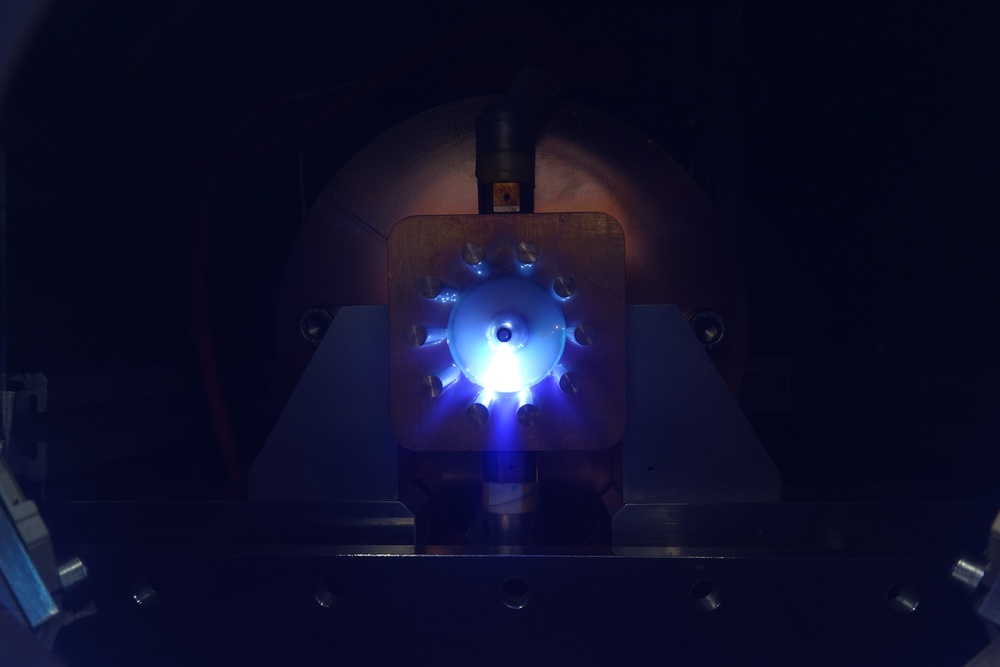
#> input picture capt0008.jpg, 1000 x 667 px, shrunk from 5472 x 3648 before the run
$ python Processing_test.py
#> lines starting #> are read from the running program, lines starting #| are printed output that depends on the picture
from PIL import Image
from statistics import mean

filename = 'capt0008.jpg'
filepath = f"{filename}"

# Load the original image, and get its size and color mode.
orig_image = Image.open(filepath)
#> orig_image is the input picture: PIL image 1000x667 RGB; mean R, G, B 14.1, 14.9, 40.9
width, height = orig_image.size
#> width = 1000; height = 667
mode = orig_image.mode
#> mode = 'RGB'

# Show information about the original image.
print(f"Original image: {filename}")
print(f"Size: {width} x {height} pixels")
#| Size: 1000 x 667 pixels
print(f"Mode: {mode}")
#| Mode: RGB

# Load all pixels from the image.
orig_pixel_map = orig_image.load()


crop = 50
x_offset = 21
y_offset = 10
width_crop_centre = int(x_offset+(width/2) - crop/2)
#> width_crop_centre = 496
height_crop_centre = int(y_offset+(height/2) - crop/2)
#> height_crop_centre = 318
new_image = Image.new('RGB' ,(crop,crop))
#> new_image: PIL image 50x50 RGB; every value is 0
new_pixel_map = new_image.load()

r = []
g = []
b = []

# Examine the 100 pixels in the top left corner of the image.
print("\nPixel data:")
# Modify each pixel in the new image.
for x in range(crop):
    for y in range(crop):
        # Grab the current pixel, and the component RGB values.
        orig_pixel = orig_pixel_map[x+width_crop_centre, y+height_crop_centre]
        orig_r = orig_pixel[0]
        orig_g = orig_pixel[1]
        orig_b = orig_pixel[2]

        # Copy this data over to the corresponding pixel in the new image.
        new_r = orig_r
        new_g = orig_g
        new_b = orig_b
        new_pixel = (new_r, new_g, new_b)
        new_pixel_map[x, y] = new_pixel
        r.append(new_pixel[0])
        g.append(new_pixel[1])
        b.append(new_pixel[2])
#> after the loop, b = 2500 values, max 255 at index 19, min 115 at index 410, mean 226.4; g = 2500 values, max 255 at index 25, min 23 at index 312, mean 164.3; r = 2500 values, max 255 at index 41, min 7 at index 618, mean 123.9

stats = [mean(r),
         mean(g),
         mean(b)
    ]
#> stats = [123.9, 164.3, 226.4]
print(stats)
#| [123.8572, 164.2856, 226.4044]
new_image.show()
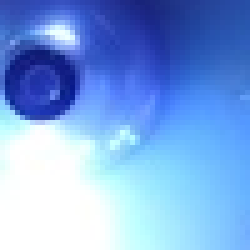
#> shown: PIL image 50x50 RGB (shown 5 times larger); mean R, G, B 123.9, 164.3, 226.4

$ run again, with capt0046.jpg copied over capt0008.jpg
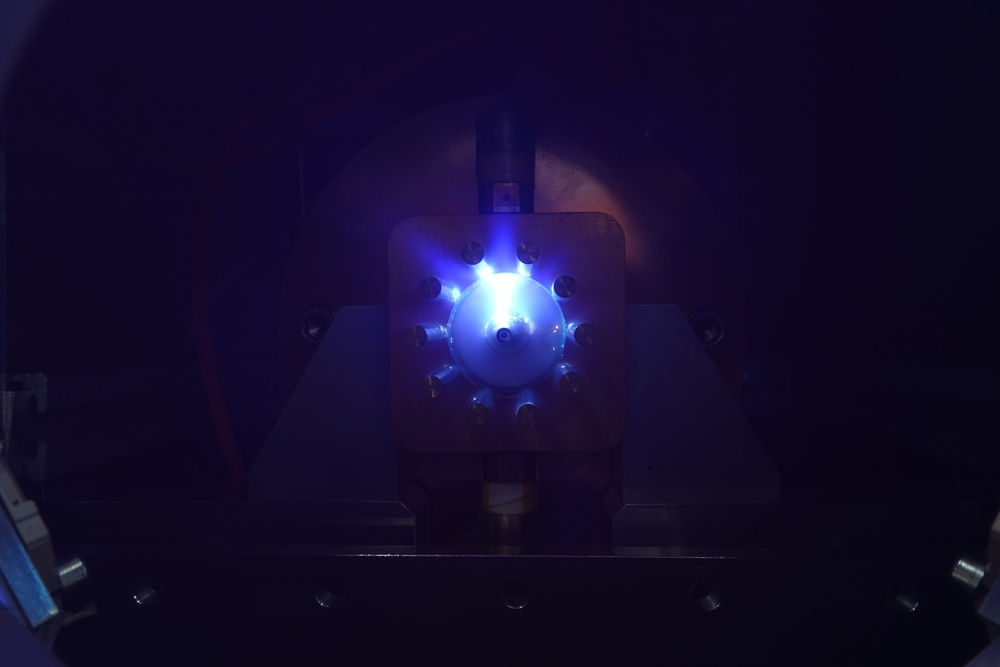
#> input picture capt0046.jpg, 1000 x 667 px, shrunk from 5472 x 3648 before the run
#> orig_image is the input picture: PIL image 1000x667 RGB; mean R, G, B 19, 11.9, 44.2
#| Size: 1000 x 667 pixels
#| Mode: RGB
#> new_image: PIL image 50x50 RGB; every value is 0
#> after the loop `for x in range(crop):`: b = 2500 values, max 255 at index 0, min 117 at index 222, mean 174.5; g = 2500 values, max 255 at index 2, min 18 at index 222, mean 77.72; r = 2500 values, max 255 at index 0, min 14 at index 67, mean 68.83
#> stats = [68.83, 77.72, 174.5]
#| [68.826, 77.7204, 174.4628]
#> `new_image.show()`:
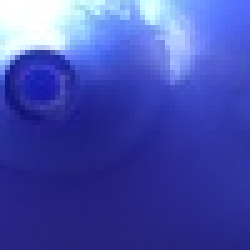
#> shown: PIL image 50x50 RGB (shown 5 times larger); mean R, G, B 68.8, 77.7, 174.5

$ run again, with 2.4.0002.JPG copied over capt0008.jpg
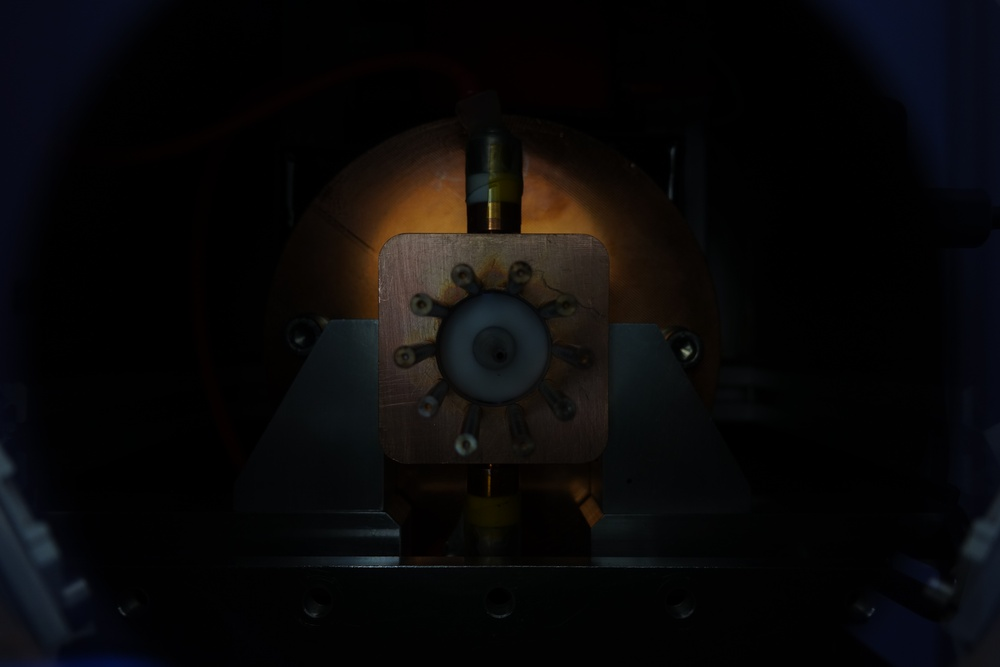
#> input picture 2.4.0002.JPG, 1000 x 667 px, shrunk from 5472 x 3648 before the run
#> orig_image is the input picture: PIL image 1000x667 RGB; mean R, G, B 9.2, 8.3, 8.7
#| Size: 1000 x 667 pixels
#| Mode: RGB
#> new_image: PIL image 50x50 RGB; every value is 0
#> after the loop `for x in range(crop):`: b = 2500 values, max 47 at index 0, min 0 at index 136, mean 31.73; g = 2500 values, max 41 at index 0, min 0 at index 136, mean 28; r = 2500 values, max 31 at index 2046, min 0 at index 136, mean 21.3
#> stats = [21.3, 28, 31.73]
#| [21.2964, 28.0028, 31.7284]
#> `new_image.show()`:
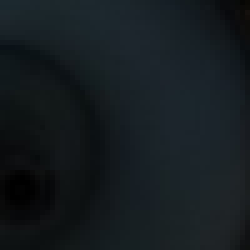
#> shown: PIL image 50x50 RGB (shown 5 times larger); mean R, G, B 21.3, 28, 31.7
